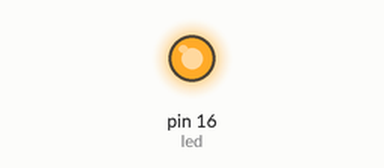
Recording of a program running on a simulated MicroPython board. Parts: output pins drawn as LEDs (lit = HIGH). At 0.0 s the program stops and its outputs stay as they are.

Above: at 0.1 s.
Timing chart, 0 to 1.5 s (numbered marks = the images above):
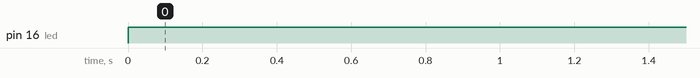

The program:

led.py
```python
# File : led.py
# Simple program to turn a led on
# https://docs.micropython.org/en/latest/library/machine.Pin.html
# joao.galhardocarraca@student.hepl.be
# 13/2/2023

#Import of libraries
from machine import Pin
from utime import sleep

# Led pin configuration
led = Pin(16, Pin.OUT)

#Turn the led on
led.value(1)
```

Measured:
- by itself, pin 16 (led): LOW → HIGH at 0.00 s
